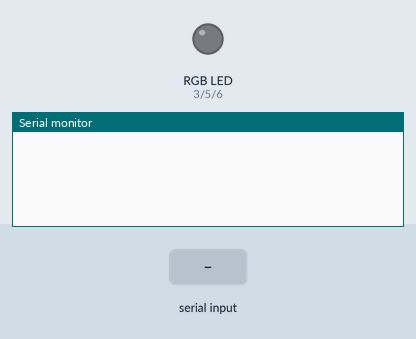
Recording of a sketch running on a simulated Arduino Uno, built with avr-gcc and run on an emulated ATmega328P. Parts: an RGB LED mixed from three pins (HIGH = lit), the last lines printed to the serial monitor. The test bench sets the inputs (shaded band).

Above: at 1.2 s.
1.3 s: "90,45\n" received over Serial
At 2.1 s:
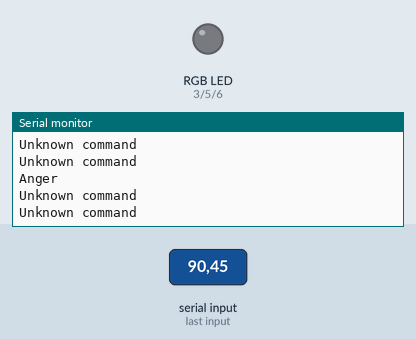
2.8 s: "30,150\n" received over Serial
At 2.81 s:
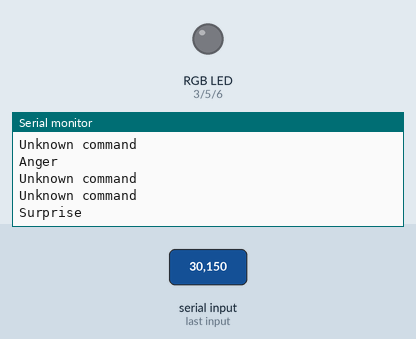
4.3 s: "2\n" received over Serial
At 5.3 s:
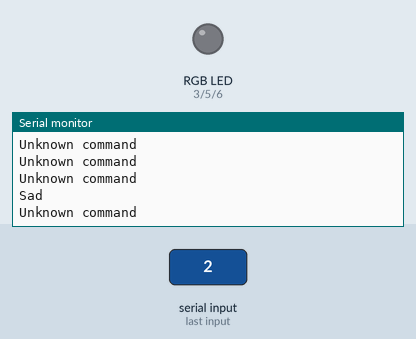
5.8 s: "1\n" received over Serial
At 6.6 s:
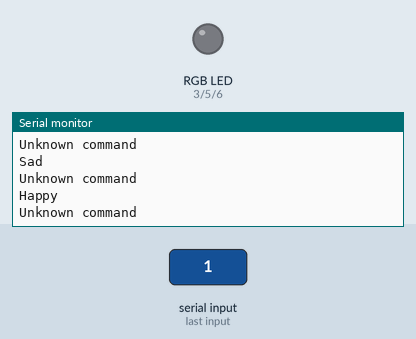

The sketch:

twitterComm.ino
```cpp
/*Decide color of LED by numbers read in serial
  Used in conjunction with getTweets.py
  Materials:
    1 5mm Tricolor RGB LED
    3 220 ohm resistors
  By: Judy Stephen
  Created: December 30, 2014
  Updated: December 30, 2014*/
const int redLED = 3;
const int greenLED = 5;
const int blueLED = 6;

void setup()
{
  pinMode(redLED, OUTPUT);
  pinMode(greenLED, OUTPUT);
  pinMode(blueLED, OUTPUT);
  Serial.begin(9600);
}

void loop()
{
  //have the arduino wait to receive input
  while (Serial.available() == 0);

  //Read the input
  int val = Serial.read() - '0';

  if(val == 1){
    //happy LED GREEN
    Serial.println("Happy");
    analogWrite(redLED, 0);
    analogWrite(greenLED, 50);
    analogWrite(blueLED, 0);
  } else if (val == 2){
    //sad LED BLUE
    Serial.println("Sad");
    analogWrite(redLED, 0);
    analogWrite(greenLED, 0);
    analogWrite(blueLED, 50);
  } else if(val == 3) {
    //surprise LED ORANGE
    Serial.println("Surprise");
    analogWrite(greenLED, 7);\
    analogWrite(blueLED, 0);
    analogWrite(redLED, 200);
  } else if(val == 4) {
    //anger LED RED
    Serial.println("Anger");
    analogWrite(greenLED, 0);\
    analogWrite(blueLED, 0);
    analogWrite(redLED, 50);
  } else {
    Serial.println("Unknown command");
    analogWrite(redLED, 0);
    analogWrite(greenLED, 0);
    analogWrite(blueLED, 0);
  }
}
```

Measured:
- after the input at 1.3 s, the serial monitor: prints a new line at once (image 1)
- after the input at 2.8 s, the serial monitor: prints a new line at once (image 2)
- after the input at 4.3 s, the serial monitor: prints a new line at once (image 3)
